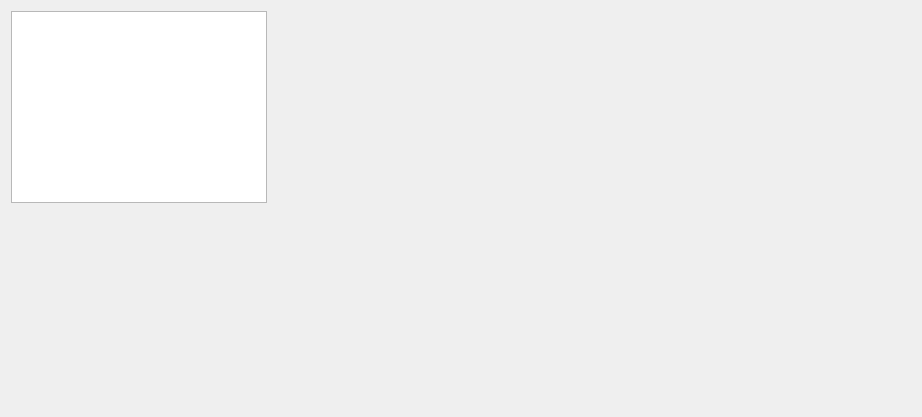
<?xml version="1.0" encoding="UTF-8"?>
<ui version="4.0">
 <class>DataAnalysis</class>
 <widget class="QWidget" name="DataAnalysis">
  <property name="geometry">
   <rect>
    <x>0</x>
    <y>0</y>
    <width>922</width>
    <height>417</height>
   </rect>
  </property>
  <property name="minimumSize">
   <size>
    <width>0</width>
    <height>0</height>
   </size>
  </property>
  <property name="windowTitle">
   <string>Data Analysis</string>
  </property>
  <property name="windowIcon">
   <iconset resource="logo.qrc">
    <normaloff>:/menuIcon/data/pack_1.png</normaloff>:/menuIcon/data/pack_1.png</iconset>
  </property>
  <widget class="GraphicsLayoutWidget" name="graphicsLayoutWidget">
   <property name="geometry">
    <rect>
     <x>11</x>
     <y>11</y>
     <width>256</width>
     <height>192</height>
    </rect>
   </property>
   <property name="minimumSize">
    <size>
     <width>0</width>
     <height>0</height>
    </size>
   </property>
  </widget>
 </widget>
 <customwidgets>
  <customwidget>
   <class>GraphicsLayoutWidget</class>
   <extends>QGraphicsView</extends>
   <header location="global">pyqtgraph</header>
  </customwidget>
 </customwidgets>
 <resources>
  <include location="logo.qrc"/>
 </resources>
 <connections/>
</ui>
